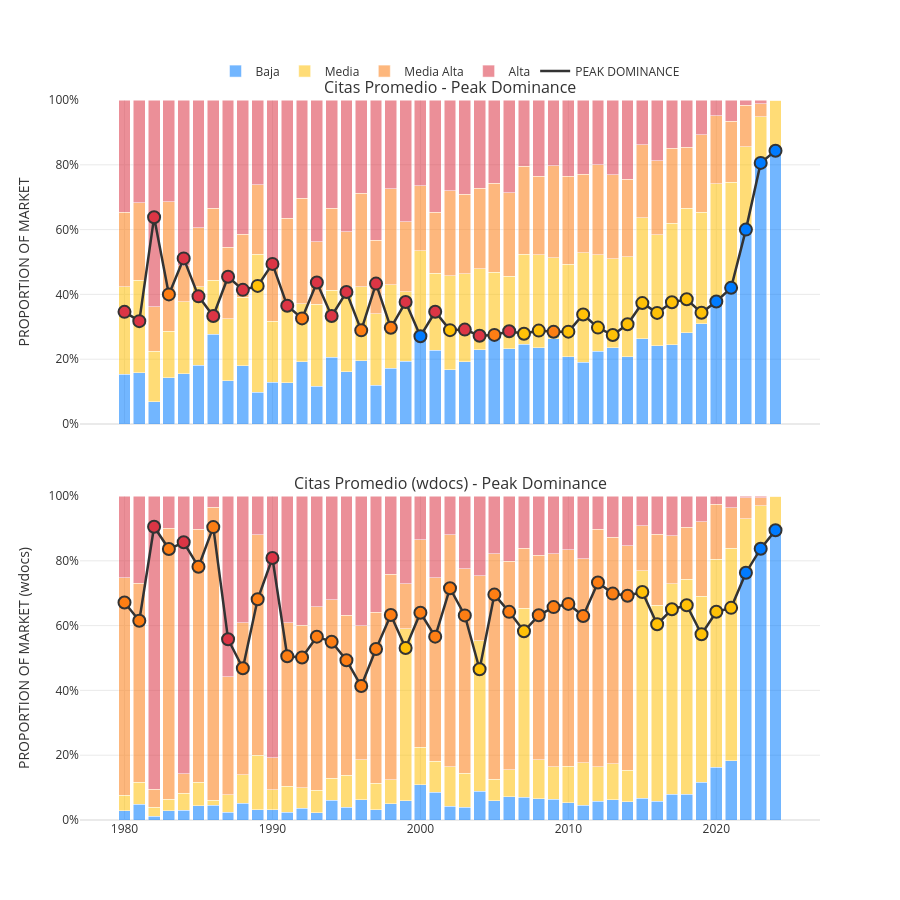

This figure's notebook cell:
### Code cell
# Cargar los datos y graficar
df_completo = category_plots.cargar_datos_completos(cfg.LEVEL)
category_plots.plot_peak_dominance(df_completo, cfg.CATEGORICAL_FEATURES, seleccion="citas")

### Figure 1 — Plotly figure (JSON) as saved in the notebook; plotly's stock layout.template omitted (floating-point values rounded to 4 significant figures)
{"data": [{"legendgroup": "baja", "marker": {"color": "#007BFF", "line": {"color": "white", "width": 0.5}}, "name": "Baja", "opacity": 0.55, "showlegend": true, "type": "bar", "x": [1980, 1981, 1982, 1983, 1984, 1985, 1986, 1987, 1988, 1989, 1990, 1991, 1992, 1993, 1994, 1995, 1996, 1997, 1998, 1999, 2000, 2001, 2002, 2003, 2004, 2005, 2006, 2007, 2008, 2009, 2010, 2011, 2012, 2013, 2014, 2015, 2016, 2017, 2018, 2019, 2020, 2021, 2022, 2023, 2024], "xaxis": "x", "y": [0.1538, 0.1587, 0.06897, 0.1429, 0.1556, 0.1818, 0.2778, 0.1329, 0.1797, 0.09836, 0.1294, 0.127, 0.192, 0.1165, 0.2063, 0.1617, 0.195, 0.12, 0.1719, 0.1935, 0.271, 0.2283, 0.1682, 0.1921, 0.2296, 0.2625, 0.233, 0.2459, 0.2349, 0.2629, 0.2081, 0.1905, 0.2244, 0.2353, 0.2081, 0.2632, 0.2419, 0.2443, 0.2817, 0.31, 0.378, 0.4203, 0.6, 0.8059, 0.8431], "yaxis": "y"}, {"legendgroup": "baja", "marker": {"color": "#007BFF", "line": {"color": "white", "width": 0.5}}, "name": "Baja", "opacity": 0.55, "showlegend": false, "type": "bar", "x": [1980, 1981, 1982, 1983, 1984, 1985, 1986, 1987, 1988, 1989, 1990, 1991, 1992, 1993, 1994, 1995, 1996, 1997, 1998, 1999, 2000, 2001, 2002, 2003, 2004, 2005, 2006, 2007, 2008, 2009, 2010, 2011, 2012, 2013, 2014, 2015, 2016, 2017, 2018, 2019, 2020, 2021, 2022, 2023, 2024], "xaxis": "x2", "y": [0.02797, 0.04854, 0.01117, 0.02924, 0.0303, 0.04369, 0.04545, 0.02432, 0.05128, 0.03187, 0.03191, 0.02398, 0.0361, 0.02313, 0.06149, 0.03899, 0.06269, 0.03168, 0.05, 0.05897, 0.1083, 0.08604, 0.04251, 0.03931, 0.08831, 0.06014, 0.07151, 0.07088, 0.0659, 0.06476, 0.05291, 0.04621, 0.0573, 0.0628, 0.05594, 0.0664, 0.05845, 0.07958, 0.0799, 0.1173, 0.1621, 0.1833, 0.7632, 0.8374, 0.8941], "yaxis": "y2"}, {"legendgroup": "media", "marker": {"color": "#FFC107", "line": {"color": "white", "width": 0.5}}, "name": "Media", "opacity": 0.55, "showlegend": true, "type": "bar", "x": [1980, 1981, 1982, 1983, 1984, 1985, 1986, 1987, 1988, 1989, 1990, 1991, 1992, 1993, 1994, 1995, 1996, 1997, 1998, 1999, 2000, 2001, 2002, 2003, 2004, 2005, 2006, 2007, 2008, 2009, 2010, 2011, 2012, 2013, 2014, 2015, 2016, 2017, 2018, 2019, 2020, 2021, 2022, 2023, 2024], "xaxis": "x", "y": [0.2692, 0.2857, 0.1552, 0.1429, 0.2222, 0.2424, 0.1667, 0.1923, 0.2109, 0.4262, 0.1882, 0.2541, 0.1786, 0.2524, 0.2063, 0.2335, 0.2286, 0.22, 0.2578, 0.2151, 0.2645, 0.2362, 0.2897, 0.2715, 0.249, 0.2062, 0.2233, 0.2787, 0.2883, 0.25, 0.2851, 0.3381, 0.2976, 0.2745, 0.3077, 0.3732, 0.343, 0.3756, 0.385, 0.3432, 0.3636, 0.3261, 0.256, 0.1429, 0.1569], "yaxis": "y"}, {"legendgroup": "media", "marker": {"color": "#FFC107", "line": {"color": "white", "width": 0.5}}, "name": "Media", "opacity": 0.55, "showlegend": false, "type": "bar", "x": [1980, 1981, 1982, 1983, 1984, 1985, 1986, 1987, 1988, 1989, 1990, 1991, 1992, 1993, 1994, 1995, 1996, 1997, 1998, 1999, 2000, 2001, 2002, 2003, 2004, 2005, 2006, 2007, 2008, 2009, 2010, 2011, 2012, 2013, 2014, 2015, 2016, 2017, 2018, 2019, 2020, 2021, 2022, 2023, 2024], "xaxis": "x2", "y": [0.04895, 0.06796, 0.02793, 0.03509, 0.05195, 0.07282, 0.01515, 0.05384, 0.08889, 0.1673, 0.06117, 0.07992, 0.06396, 0.0694, 0.06796, 0.09937, 0.1235, 0.08127, 0.075, 0.5307, 0.1168, 0.0956, 0.122, 0.1044, 0.4652, 0.06604, 0.084, 0.5824, 0.1194, 0.1, 0.1136, 0.1303, 0.1065, 0.1113, 0.0979, 0.7037, 0.6043, 0.6503, 0.6629, 0.5733, 0.6428, 0.6548, 0.1671, 0.1329, 0.1059], "yaxis": "y2"}, {"legendgroup": "media_alta", "marker": {"color": "#FD7E14", "line": {"color": "white", "width": 0.5}}, "name": "Media Alta", "opacity": 0.55, "showlegend": true, "type": "bar", "x": [1980, 1981, 1982, 1983, 1984, 1985, 1986, 1987, 1988, 1989, 1990, 1991, 1992, 1993, 1994, 1995, 1996, 1997, 1998, 1999, 2000, 2001, 2002, 2003, 2004, 2005, 2006, 2007, 2008, 2009, 2010, 2011, 2012, 2013, 2014, 2015, 2016, 2017, 2018, 2019, 2020, 2021, 2022, 2023, 2024], "xaxis": "x", "y": [0.2308, 0.2381, 0.1379, 0.4, 0.1111, 0.1818, 0.2222, 0.2203, 0.1953, 0.2131, 0.1882, 0.2541, 0.3259, 0.1942, 0.254, 0.1976, 0.2891, 0.2267, 0.2969, 0.2151, 0.2, 0.189, 0.2617, 0.245, 0.249, 0.275, 0.2573, 0.2705, 0.242, 0.2845, 0.2715, 0.2429, 0.278, 0.2588, 0.2398, 0.2249, 0.2274, 0.2308, 0.1878, 0.2399, 0.2105, 0.1884, 0.128, 0.04029, 0.0], "yaxis": "y"}, {"legendgroup": "media_alta", "marker": {"color": "#FD7E14", "line": {"color": "white", "width": 0.5}}, "name": "Media Alta", "opacity": 0.55, "showlegend": false, "type": "bar", "x": [1980, 1981, 1982, 1983, 1984, 1985, 1986, 1987, 1988, 1989, 1990, 1991, 1992, 1993, 1994, 1995, 1996, 1997, 1998, 1999, 2000, 2001, 2002, 2003, 2004, 2005, 2006, 2007, 2008, 2009, 2010, 2011, 2012, 2013, 2014, 2015, 2016, 2017, 2018, 2019, 2020, 2021, 2022, 2023, 2024], "xaxis": "x2", "y": [0.6713, 0.6149, 0.05587, 0.8363, 0.06061, 0.7816, 0.904, 0.3639, 0.4684, 0.6813, 0.0984, 0.5055, 0.5016, 0.5658, 0.5502, 0.4931, 0.4135, 0.5275, 0.6328, 0.14, 0.6396, 0.566, 0.7153, 0.6314, 0.2002, 0.6958, 0.6425, 0.1858, 0.6318, 0.6571, 0.667, 0.6294, 0.7332, 0.6987, 0.6923, 0.1388, 0.2188, 0.1476, 0.161, 0.2305, 0.1693, 0.1262, 0.06407, 0.02448, 0.0], "yaxis": "y2"}, {"legendgroup": "alta", "marker": {"color": "#DC3545", "line": {"color": "white", "width": 0.5}}, "name": "Alta", "opacity": 0.55, "showlegend": true, "type": "bar", "x": [1980, 1981, 1982, 1983, 1984, 1985, 1986, 1987, 1988, 1989, 1990, 1991, 1992, 1993, 1994, 1995, 1996, 1997, 1998, 1999, 2000, 2001, 2002, 2003, 2004, 2005, 2006, 2007, 2008, 2009, 2010, 2011, 2012, 2013, 2014, 2015, 2016, 2017, 2018, 2019, 2020, 2021, 2022, 2023, 2024], "xaxis": "x", "y": [0.3462, 0.3175, 0.6379, 0.3143, 0.5111, 0.3939, 0.3333, 0.4545, 0.4141, 0.2623, 0.4941, 0.3648, 0.3036, 0.4369, 0.3333, 0.4072, 0.2874, 0.4333, 0.2734, 0.3763, 0.2645, 0.3465, 0.2804, 0.2914, 0.2724, 0.2562, 0.2864, 0.2049, 0.2349, 0.2026, 0.2353, 0.2286, 0.2, 0.2314, 0.2443, 0.1388, 0.1877, 0.1493, 0.1455, 0.107, 0.04785, 0.06522, 0.016, 0.01099, 0.0], "yaxis": "y"}, {"legendgroup": "alta", "marker": {"color": "#DC3545", "line": {"color": "white", "width": 0.5}}, "name": "Alta", "opacity": 0.55, "showlegend": false, "type": "bar", "x": [1980, 1981, 1982, 1983, 1984, 1985, 1986, 1987, 1988, 1989, 1990, 1991, 1992, 1993, 1994, 1995, 1996, 1997, 1998, 1999, 2000, 2001, 2002, 2003, 2004, 2005, 2006, 2007, 2008, 2009, 2010, 2011, 2012, 2013, 2014, 2015, 2016, 2017, 2018, 2019, 2020, 2021, 2022, 2023, 2024], "xaxis": "x2", "y": [0.2517, 0.2686, 0.905, 0.09942, 0.8571, 0.1019, 0.03535, 0.558, 0.3915, 0.1195, 0.8085, 0.3906, 0.3984, 0.3416, 0.3204, 0.3686, 0.4003, 0.3595, 0.2422, 0.2703, 0.1354, 0.2524, 0.1201, 0.2248, 0.2463, 0.1781, 0.202, 0.1609, 0.1829, 0.1781, 0.1665, 0.1941, 0.103, 0.1272, 0.1538, 0.09118, 0.1185, 0.1225, 0.09613, 0.07887, 0.02582, 0.03571, 0.005571, 0.005245, 0.0], "yaxis": "y2"}, {"hoverinfo": "skip", "legendgroup": "peak", "line": {"color": "#333333", "width": 2.5}, "mode": "lines", "name": "PEAK DOMINANCE", "showlegend": true, "type": "scatter", "x": [1980, 1981, 1982, 1983, 1984, 1985, 1986, 1987, 1988, 1989, 1990, 1991, 1992, 1993, 1994, 1995, 1996, 1997, 1998, 1999, 2000, 2001, 2002, 2003, 2004, 2005, 2006, 2007, 2008, 2009, 2010, 2011, 2012, 2013, 2014, 2015, 2016, 2017, 2018, 2019, 2020, 2021, 2022, 2023, 2024], "xaxis": "x", "y": [0.3462, 0.3175, 0.6379, 0.4, 0.5111, 0.3939, 0.3333, 0.4545, 0.4141, 0.4262, 0.4941, 0.3648, 0.3259, 0.4369, 0.3333, 0.4072, 0.2891, 0.4333, 0.2969, 0.3763, 0.271, 0.3465, 0.2897, 0.2914, 0.2724, 0.275, 0.2864, 0.2787, 0.2883, 0.2845, 0.2851, 0.3381, 0.2976, 0.2745, 0.3077, 0.3732, 0.343, 0.3756, 0.385, 0.3432, 0.378, 0.4203, 0.6, 0.8059, 0.8431], "yaxis": "y"}, {"hovertemplate": "unw_Ave_citations=alta<br>year=%{x}<br>unw_Ave_citations_value=%{y}<extra></extra>", "legendgroup": "alta", "marker": {"color": "#DC3545", "line": {"color": "#333333", "width": 2}, "opacity": 1, "size": 12, "symbol": "circle"}, "mode": "markers", "name": "alta", "orientation": "v", "showlegend": false, "type": "scatter", "x": [1980, 1981, 1982, 1984, 1985, 1986, 1987, 1988, 1990, 1991, 1993, 1994, 1995, 1997, 1999, 2001, 2003, 2004, 2006], "xaxis": "x", "y": [0.3462, 0.3175, 0.6379, 0.5111, 0.3939, 0.3333, 0.4545, 0.4141, 0.4941, 0.3648, 0.4369, 0.3333, 0.4072, 0.4333, 0.3763, 0.3465, 0.2914, 0.2724, 0.2864], "yaxis": "y"}, {"hovertemplate": "unw_Ave_citations=media_alta<br>year=%{x}<br>unw_Ave_citations_value=%{y}<extra></extra>", "legendgroup": "media_alta", "marker": {"color": "#FD7E14", "line": {"color": "#333333", "width": 2}, "opacity": 1, "size": 12, "symbol": "circle"}, "mode": "markers", "name": "media_alta", "orientation": "v", "showlegend": false, "type": "scatter", "x": [1983, 1992, 1996, 1998, 2005, 2009], "xaxis": "x", "y": [0.4, 0.3259, 0.2891, 0.2969, 0.275, 0.2845], "yaxis": "y"}, {"hovertemplate": "unw_Ave_citations=media<br>year=%{x}<br>unw_Ave_citations_value=%{y}<extra></extra>", "legendgroup": "media", "marker": {"color": "#FFC107", "line": {"color": "#333333", "width": 2}, "opacity": 1, "size": 12, "symbol": "circle"}, "mode": "markers", "name": "media", "orientation": "v", "showlegend": false, "type": "scatter", "x": [1989, 2002, 2007, 2008, 2010, 2011, 2012, 2013, 2014, 2015, 2016, 2017, 2018, 2019], "xaxis": "x", "y": [0.4262, 0.2897, 0.2787, 0.2883, 0.2851, 0.3381, 0.2976, 0.2745, 0.3077, 0.3732, 0.343, 0.3756, 0.385, 0.3432], "yaxis": "y"}, {"hovertemplate": "unw_Ave_citations=baja<br>year=%{x}<br>unw_Ave_citations_value=%{y}<extra></extra>", "legendgroup": "baja", "marker": {"color": "#007BFF", "line": {"color": "#333333", "width": 2}, "opacity": 1, "size": 12, "symbol": "circle"}, "mode": "markers", "name": "baja", "orientation": "v", "showlegend": false, "type": "scatter", "x": [2000, 2020, 2021, 2022, 2023, 2024], "xaxis": "x", "y": [0.271, 0.378, 0.4203, 0.6, 0.8059, 0.8431], "yaxis": "y"}, {"hoverinfo": "skip", "legendgroup": "peak", "line": {"color": "#333333", "width": 2.5}, "mode": "lines", "name": "PEAK DOMINANCE", "showlegend": false, "type": "scatter", "x": [1980, 1981, 1982, 1983, 1984, 1985, 1986, 1987, 1988, 1989, 1990, 1991, 1992, 1993, 1994, 1995, 1996, 1997, 1998, 1999, 2000, 2001, 2002, 2003, 2004, 2005, 2006, 2007, 2008, 2009, 2010, 2011, 2012, 2013, 2014, 2015, 2016, 2017, 2018, 2019, 2020, 2021, 2022, 2023, 2024], "xaxis": "x2", "y": [0.6713, 0.6149, 0.905, 0.8363, 0.8571, 0.7816, 0.904, 0.558, 0.4684, 0.6813, 0.8085, 0.5055, 0.5016, 0.5658, 0.5502, 0.4931, 0.4135, 0.5275, 0.6328, 0.5307, 0.6396, 0.566, 0.7153, 0.6314, 0.4652, 0.6958, 0.6425, 0.5824, 0.6318, 0.6571, 0.667, 0.6294, 0.7332, 0.6987, 0.6923, 0.7037, 0.6043, 0.6503, 0.6629, 0.5733, 0.6428, 0.6548, 0.7632, 0.8374, 0.8941], "yaxis": "y2"}, {"hovertemplate": "wdocs_Ave_citations=media_alta<br>year=%{x}<br>wdocs_Ave_citations_value=%{y}<extra></extra>", "legendgroup": "media_alta", "marker": {"color": "#FD7E14", "line": {"color": "#333333", "width": 2}, "opacity": 1, "size": 12, "symbol": "circle"}, "mode": "markers", "name": "media_alta", "orientation": "v", "showlegend": false, "type": "scatter", "x": [1980, 1981, 1983, 1985, 1986, 1988, 1989, 1991, 1992, 1993, 1994, 1995, 1996, 1997, 1998, 2000, 2001, 2002, 2003, 2005, 2006, 2008, 2009, 2010, 2011, 2012, 2013, 2014], "xaxis": "x2", "y": [0.6713, 0.6149, 0.8363, 0.7816, 0.904, 0.4684, 0.6813, 0.5055, 0.5016, 0.5658, 0.5502, 0.4931, 0.4135, 0.5275, 0.6328, 0.6396, 0.566, 0.7153, 0.6314, 0.6958, 0.6425, 0.6318, 0.6571, 0.667, 0.6294, 0.7332, 0.6987, 0.6923], "yaxis": "y2"}, {"hovertemplate": "wdocs_Ave_citations=alta<br>year=%{x}<br>wdocs_Ave_citations_value=%{y}<extra></extra>", "legendgroup": "alta", "marker": {"color": "#DC3545", "line": {"color": "#333333", "width": 2}, "opacity": 1, "size": 12, "symbol": "circle"}, "mode": "markers", "name": "alta", "orientation": "v", "showlegend": false, "type": "scatter", "x": [1982, 1984, 1987, 1990], "xaxis": "x2", "y": [0.905, 0.8571, 0.558, 0.8085], "yaxis": "y2"}, {"hovertemplate": "wdocs_Ave_citations=media<br>year=%{x}<br>wdocs_Ave_citations_value=%{y}<extra></extra>", "legendgroup": "media", "marker": {"color": "#FFC107", "line": {"color": "#333333", "width": 2}, "opacity": 1, "size": 12, "symbol": "circle"}, "mode": "markers", "name": "media", "orientation": "v", "showlegend": false, "type": "scatter", "x": [1999, 2004, 2007, 2015, 2016, 2017, 2018, 2019, 2020, 2021], "xaxis": "x2", "y": [0.5307, 0.4652, 0.5824, 0.7037, 0.6043, 0.6503, 0.6629, 0.5733, 0.6428, 0.6548], "yaxis": "y2"}, {"hovertemplate": "wdocs_Ave_citations=baja<br>year=%{x}<br>wdocs_Ave_citations_value=%{y}<extra></extra>", "legendgroup": "baja", "marker": {"color": "#007BFF", "line": {"color": "#333333", "width": 2}, "opacity": 1, "size": 12, "symbol": "circle"}, "mode": "markers", "name": "baja", "orientation": "v", "showlegend": false, "type": "scatter", "x": [2022, 2023, 2024], "xaxis": "x2", "y": [0.7632, 0.8374, 0.8941], "yaxis": "y2"}], "layout": {"annotations": [{"font": {"size": 16}, "showarrow": false, "text": "Citas Promedio - Peak Dominance", "x": 0.5, "xanchor": "center", "xref": "paper", "y": 1, "yanchor": "bottom", "yref": "paper"}, {"font": {"size": 16}, "showarrow": false, "text": "Citas Promedio (wdocs) - Peak Dominance", "x": 0.5, "xanchor": "center", "xref": "paper", "y": 0.45, "yanchor": "bottom", "yref": "paper"}], "barmode": "stack", "font": {"color": "#333333"}, "height": 900, "hovermode": "x unified", "legend": {"orientation": "h", "x": 0.5, "xanchor": "center", "y": 1.02, "yanchor": "bottom"}, "paper_bgcolor": "white", "plot_bgcolor": "white", "xaxis": {"anchor": "y", "domain": [0, 1], "gridcolor": "#EAEAEA", "matches": "x2", "showticklabels": false, "zerolinecolor": "#EAEAEA"}, "xaxis2": {"anchor": "y2", "domain": [0, 1], "gridcolor": "#EAEAEA", "zerolinecolor": "#EAEAEA"}, "yaxis": {"anchor": "x", "domain": [0.55, 1], "gridcolor": "#EAEAEA", "range": [0, 1], "tickformat": ".0%", "title": {"text": "PROPORTION OF MARKET"}, "zerolinecolor": "#EAEAEA"}, "yaxis2": {"anchor": "x2", "domain": [0, 0.45], "gridcolor": "#EAEAEA", "range": [0, 1], "tickformat": ".0%", "title": {"text": "PROPORTION OF MARKET (wdocs)"}, "zerolinecolor": "#EAEAEA"}}}
